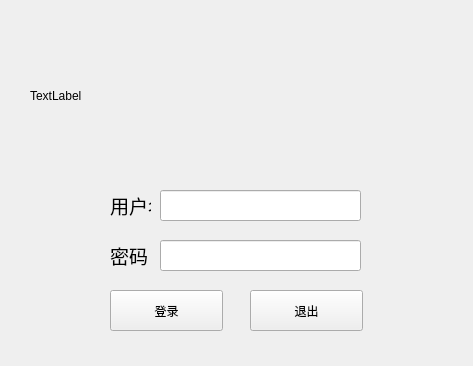
<?xml version="1.0" encoding="UTF-8"?>
<ui version="4.0">
 <class>LoginDialog</class>
 <widget class="QDialog" name="LoginDialog">
  <property name="geometry">
   <rect>
    <x>0</x>
    <y>0</y>
    <width>473</width>
    <height>366</height>
   </rect>
  </property>
  <property name="windowTitle">
   <string>Dialog</string>
  </property>
  <widget class="QLabel" name="label">
   <property name="geometry">
    <rect>
     <x>30</x>
     <y>20</y>
     <width>421</width>
     <height>151</height>
    </rect>
   </property>
   <property name="text">
    <string>TextLabel</string>
   </property>
  </widget>
  <widget class="QLineEdit" name="lineEdit">
   <property name="geometry">
    <rect>
     <x>160</x>
     <y>190</y>
     <width>201</width>
     <height>31</height>
    </rect>
   </property>
   <property name="autoFillBackground">
    <bool>false</bool>
   </property>
   <property name="inputMethodHints">
    <set>Qt::ImhNone</set>
   </property>
   <property name="text">
    <string/>
   </property>
  </widget>
  <widget class="QLineEdit" name="lineEdit_2">
   <property name="geometry">
    <rect>
     <x>160</x>
     <y>240</y>
     <width>201</width>
     <height>31</height>
    </rect>
   </property>
   <property name="inputMethodHints">
    <set>Qt::ImhHiddenText</set>
   </property>
   <property name="text">
    <string/>
   </property>
  </widget>
  <widget class="QLabel" name="label_2">
   <property name="geometry">
    <rect>
     <x>110</x>
     <y>190</y>
     <width>41</width>
     <height>31</height>
    </rect>
   </property>
   <property name="font">
    <font>
     <pointsize>14</pointsize>
    </font>
   </property>
   <property name="text">
    <string>用户名</string>
   </property>
   <property name="textFormat">
    <enum>Qt::AutoText</enum>
   </property>
  </widget>
  <widget class="QLabel" name="label_3">
   <property name="geometry">
    <rect>
     <x>110</x>
     <y>240</y>
     <width>41</width>
     <height>31</height>
    </rect>
   </property>
   <property name="font">
    <font>
     <pointsize>14</pointsize>
    </font>
   </property>
   <property name="toolTip">
    <UInt>0</UInt>
   </property>
   <property name="text">
    <string>密码</string>
   </property>
  </widget>
  <widget class="QPushButton" name="loginButton">
   <property name="geometry">
    <rect>
     <x>110</x>
     <y>290</y>
     <width>113</width>
     <height>41</height>
    </rect>
   </property>
   <property name="focusPolicy">
    <enum>Qt::NoFocus</enum>
   </property>
   <property name="text">
    <string>登录</string>
   </property>
  </widget>
  <widget class="QPushButton" name="exitButton">
   <property name="geometry">
    <rect>
     <x>250</x>
     <y>290</y>
     <width>113</width>
     <height>41</height>
    </rect>
   </property>
   <property name="focusPolicy">
    <enum>Qt::NoFocus</enum>
   </property>
   <property name="text">
    <string>退出</string>
   </property>
  </widget>
 </widget>
 <resources/>
 <connections>
  <connection>
   <sender>loginButton</sender>
   <signal>clicked()</signal>
   <receiver>LoginDialog</receiver>
   <slot>userIdentify()</slot>
   <hints>
    <hint type="sourcelabel">
     <x>166</x>
     <y>310</y>
    </hint>
    <hint type="destinationlabel">
     <x>236</x>
     <y>182</y>
    </hint>
   </hints>
  </connection>
  <connection>
   <sender>exitButton</sender>
   <signal>clicked()</signal>
   <receiver>LoginDialog</receiver>
   <slot>exit()</slot>
   <hints>
    <hint type="sourcelabel">
     <x>306</x>
     <y>310</y>
    </hint>
    <hint type="destinationlabel">
     <x>236</x>
     <y>182</y>
    </hint>
   </hints>
  </connection>
 </connections>
 <slots>
  <slot>userIdentify()</slot>
  <slot>exit()</slot>
 </slots>
</ui>
